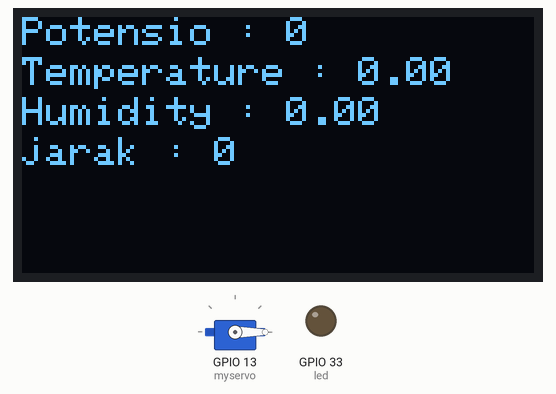
Simulated run of this sketch. Board: ESP32. Shown: servo, 128×64 one-colour display, output pins drawn as LEDs (lit = HIGH). WiFi joins after 1.5 s; servers stay silent unless stated; what the sketch prints to the serial monitor is not drawn.

Above: at 4.1 s.
Timing chart, 0 to 5.6 s (numbered marks = the images above):
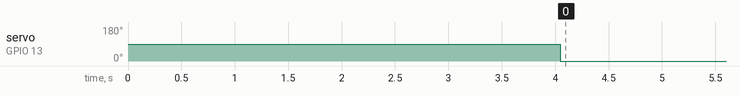

The sketch:

SLAVE_PENGGABUNGAN.ino
```cpp
#include <WiFi.h>
#include <WiFiClient.h>
#include <analogWrite.h>
#include <Adafruit_GFX.h>
#include <ESP32_Servo.h>
#include <Adafruit_SSD1306.h>
#include <Wire.h>

Servo myservo;

const int led = 33;
int pot, jarak;
float temperature, Humidity;
const int lebar = 128;
const int tinggi = 64;
const int reset  = 4;
Adafruit_SSD1306 oled(lebar, tinggi, &Wire, reset);

//#define LED_BUILTIN 2   // Set the GPIO pin where you connected your test LED or comment this line out if your dev board has a built-in LED

const char* ssid = "ESP32 Kontrol";
const char* pass = "coba_aja";

const uint16_t port = 409500;
const char * host = "192.168.4.1";


WiFiClient client;

void setup() {
  pinMode(led, OUTPUT);
  myservo.attach(13);
  Serial.begin(115200);
  delay(10);
  WiFi.begin(ssid, pass);
  oled.begin(SSD1306_SWITCHCAPVCC, 0x3C);
  oled.clearDisplay();

  Serial.print("Connecting.");
  while (WiFi.status() != WL_CONNECTED) {
    Serial.print(".");
    delay(500);
  }

  Serial.print("WiFi connected - IP address: ");
  Serial.println(WiFi.localIP());
  Serial.print("Connecting to ");
  Serial.println(host);

  if (client.connect(host, port)) {
    Serial.println("Sending data"); // printed on serial monitor
  }
  delay(100);
}

void loop()
{
  String line;
  while (client.connected()) {
    line = client.readString();             // read a byte, the
    String l = getValue(line, ',', 0);
    String m = getValue(line, ',', 1);
    String n = getValue(line, ',', 2);
    String o = getValue(line, ',', 3);
    pot = l.toInt();
    temperature = m.toInt();
    Humidity = n.toInt();
    jarak = o.toInt();
    Serial.println("Line 1 : " + String(pot));
    Serial.println("Line 2 : " + String(temperature));
    Serial.println("Line 3 : " + String(Humidity));
    Serial.println("Line 4 : " + String(jarak));
    Serial.println();
  }

  if (!client.connect(host, port)) {
    Serial.println("Closing connection.");
    client.stop();
  }

  myservo.write(pot);              // tell servo to go to position in variable 'pos'

  // jarak

  if (jarak >= 6) {
    digitalWrite(led, HIGH);
  } else {
    digitalWrite(led, LOW);
  }

  // Oled
  oled.clearDisplay();
  oled.setTextSize(1);
  oled.setTextColor(WHITE);
  oled.setCursor(0, 0);
  oled.print ("Potensio : ");
  oled.println(pot);
  oled.setCursor(0, 10);
  oled.print ("Temperature : ");
  oled.println(temperature);
  oled.setCursor(0, 20);
  oled.print ("Humidity : ");
  oled.println(Humidity);
  oled.setCursor(0, 30);
  oled.print ("jarak : ");
  oled.println(jarak);
  oled.display();
}

String getValue(String data, char separator, int index) {
  int found = 0;
  int strIndex[] = { 0, -1 };
  int maxIndex = data.length() - 1;
  for (int i = 0; i <= maxIndex && found <= index; i++) {
    if (data.charAt(i) == separator || i == maxIndex) {
      found++;
      strIndex[0] = strIndex[1] + 1;
      strIndex[1] = (i == maxIndex) ? i + 1 : i;
    }
  }
  return found > index ? data.substring(strIndex[0], strIndex[1]) : "";
}

// 23-04-2022
```

Measured:
- by itself, servo on GPIO 13 (myservo): 90° → 0° at 4.0 s
